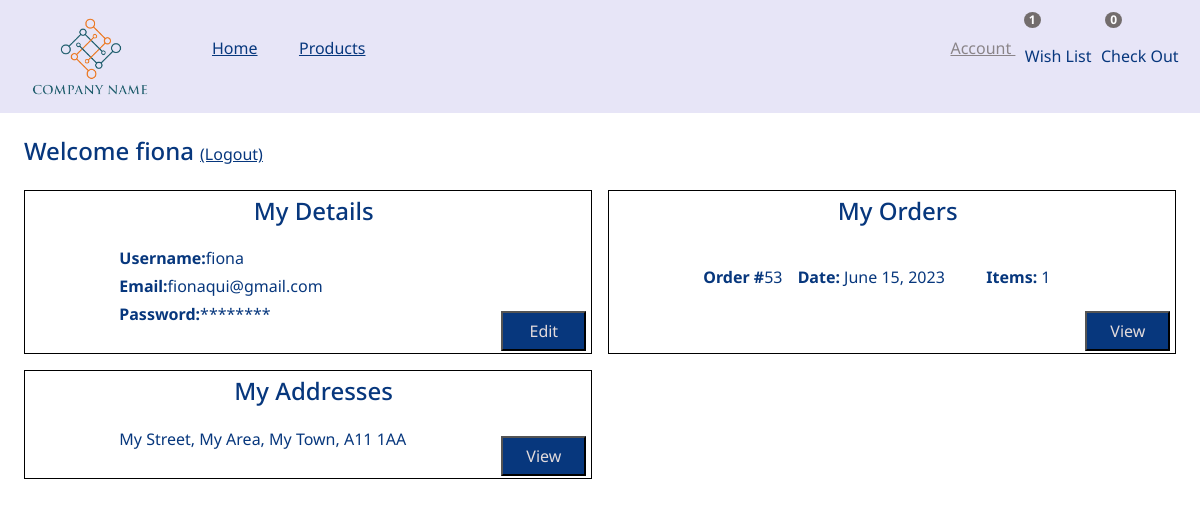
The app's page /account-info (signed in), older data.
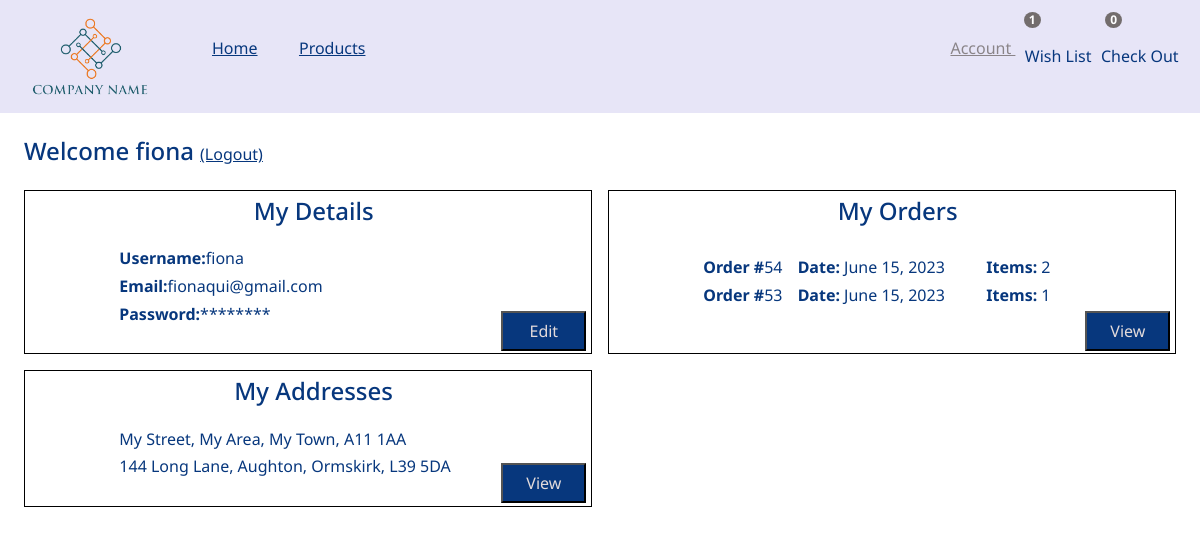
The same page, newer data.
### order/models.py (models this page shows, shortened)
class Order(models.Model):
    profile = models.ForeignKey(Profile, on_delete = models.CASCADE )
    address = models.ForeignKey(Address, on_delete=models.CASCADE)
    productsets = models.ManyToManyField(ProductSet)
    date = models.DateField(default = date.today())

### address/models.py (models this page shows)
class Address(models.Model):
    profile = models.ForeignKey(Profile, on_delete = models.CASCADE )
    line1 = models.CharField(max_length=100)
    line2= models.CharField(max_length=100)
    city = models.CharField(max_length=100)
    postal_code = models.CharField(max_length=100)
    def __str__(self):
        return self.line1+", "+self.line2+", "+self.city+", "+self.postal_code

### profiles/views.py (the view)
# urls.py: path("account-info", views.accountInfo, name="account-info"),
def accountInfo(request):
    if request.user.is_authenticated:
        try:
            addresses=Address.objects.filter(profile = Profile.objects.get(user = request.user))
        except:
            addresses=[]
        try:
            orders=Order.objects.filter(profile = Profile.objects.get(user = request.user)).order_by('-id')
        except:
            orders=[]
        return render(request, 'account-info.html', {'addresses':addresses, 'orders':orders})
    else:
        return redirect('login')

### profiles/templates/account-info.html (shortened to what this page needs)
{% extends "base.html" %}
{% load static %}
{% load icons %}
{% block css %}
    <link href="{% static 'styles/base.css' %}" rel="stylesheet" >
    <link href="{% static 'styles/account-info.css' %}" rel="stylesheet">
{% endblock %}
{% block content %}
<div class="account-container">
    <h4>Welcome {{ request.user.username }}</h4><a href = "{% url 'logout' %}">(Logout)</a>
    <div class="account">
        <div class="details">
            <h4 class="heading">My Details</h4>
            <br>
            <div class="icon">
            </div>
            <div class="info">
                <p><strong>Username:</strong>{{ request.user.username }}</p>
                <p><strong>Email:</strong>{{ request.user.email }}</p>
                <p><strong>Password:</strong>********</p>
            </div>
            <form class="change">
                <button>Edit</button>
             </form>
        </div>
        <div class="details">
            <h4 class="heading">My Orders</h4>
            <br>
            <icon class="icon">{% icon 'orders' %}</icon>
            <div class="info">
                {% for order in orders %}
                    <p id="order-info"><span><strong>Order #</strong>{{order.id}}</span><span><strong>Date: </strong>{{order.date}}</span><span><strong>Items: </strong>{{order.productsets.all.count}}</span></p>
                {% endfor %}
            </div>
            <form class="change" action="{% url 'showOrders' %}" method="get">
                <button >View</button>
             </form>
        </div>
        <div class="details">
            <h4 class="heading">My Addresses</h4>
            <br>
            <icon class="icon">{% icon 'address' %}</icon>
            <div class="info">
                {% for address in addresses %}
                    <p>{{ address }}</p>
                {% endfor %}
            </div>
            <form class="change" action="{% url 'showAddresses' %}">
                <button >View</button>
             </form>
        </div>
    </div>
</div>
{% endblock %}

Row changes from the older to the newer data that the page shows:
added Order: id "54", date "June 15, 2023", productsets.all.count "2"
added Address: line1+line2+city "144 Long Lane, Aughton, Ormskirk, L39 5DA"
